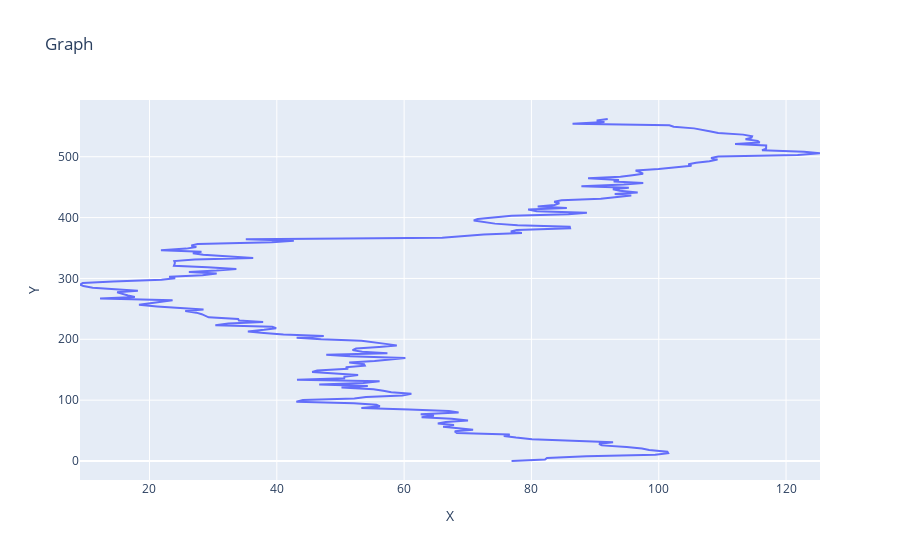

Here is the notebook cell this chart was saved with:
### Code cell
graph=pd.read_csv('graph.csv')
fig=px.line(graph,x=graph['X'],y=graph['Y'],title='Graph')
fig.show()

### Figure 1 — Plotly figure (JSON) as saved in the notebook; plotly's stock layout.template omitted (floating-point values rounded to 4 significant figures; data arrays with more than 128 entries replaced by an {"elided": "..."} marker saying what was removed)
{"data": [{"hovertemplate": "X=%{x}<br>Y=%{y}<extra></extra>", "legendgroup": "", "line": {"color": "#636efa", "dash": "solid"}, "marker": {"symbol": "circle"}, "mode": "lines", "name": "", "orientation": "v", "showlegend": false, "type": "scatter", "x": {"elided": "220 float values"}, "xaxis": "x", "y": {"elided": "220 float values"}, "yaxis": "y"}], "layout": {"legend": {"tracegroupgap": 0}, "title": {"text": "Graph"}, "xaxis": {"anchor": "y", "domain": [0, 1], "title": {"text": "X"}}, "yaxis": {"anchor": "x", "domain": [0, 1], "title": {"text": "Y"}}}}
